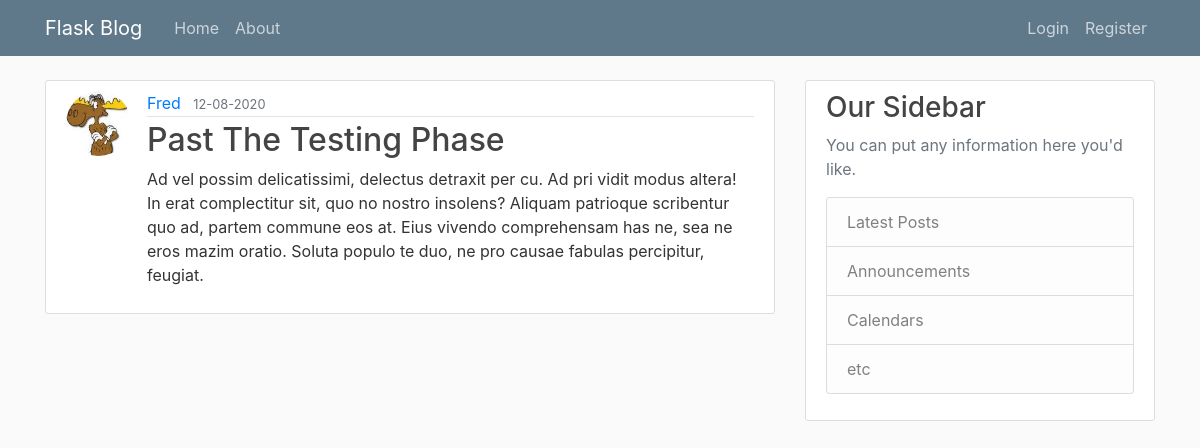
Screenshot of /post/8 with the database file from the repository.
### flaskblog/models.py (models this page shows, shortened)
class User(db.Model, UserMixin):
    id = db.Column(db.Integer, primary_key=True)
    username = db.Column(db.String(20), unique=True, nullable=False)
    email = db.Column(db.String(120), unique=True, nullable=False)
    image_file = db.Column(db.String(20), nullable=False,
                           default='default.jpg')
    password = db.Column(db.String(60), nullable=False)
    posts = db.relationship('Post', backref='author', lazy=True)

class Post(db.Model):
    id = db.Column(db.Integer, primary_key=True)
    title = db.Column(db.String(100), nullable=False)
    date_posted = db.Column(db.DateTime, nullable=False,
                            default=datetime.utcnow)
    content = db.Column(db.Text, nullable=False)
    user_id = db.Column(db.Integer, db.ForeignKey('user.id'), nullable=False)

### flaskblog/posts/routes.py (the view)
@posts.route('/post/<int:post_id>')
def post(post_id):
    post = Post.query.get_or_404(post_id)
    return render_template('post.html', title=post.title, post=post)

### flaskblog/templates/post.html (shortened to what this page needs)
{% extends "layout.html" %}
{% block content %}
    <article class="media content-section">
        <img class="rounded-circle article-img" src="{{ url_for('static', filename='profile_pics/' + post.author.image_file) }}" alt="">
        <div class="media-body">
            <div class="article-metadata">
            <a class="mr-2" href="{{ url_for('users.user_posts', username=post.author.username) }}">{{ post.author.username }}</a>
            <small class="text-muted">{{ post.date_posted.strftime('%d-%m-%Y') }}</small>
            </div>
            <h2 class="article-title">{{ post.title }}</h2>
            <p class="article-content">{{ post.content }}</p>
        </div>
    </article>
{% endblock content %}

### flaskblog/static/main.css (style rules this page uses)
body { background: #fafafa; color: #333333; margin-top: 5rem; }
h1, h2, h3, h4, h5, h6 { color: #444444; }
.content-section { background: #ffffff; padding: 10px 20px; border: 1px solid #dddddd; border-radius: 3px; margin-bottom: 20px; }
.article-title { color: #444444; }
.article-content { white-space: pre-line; }
.article-img { height: 65px; width: 65px; margin-right: 16px; }
.article-metadata { padding-bottom: 1px; margin-bottom: 4px; border-bottom: 1px solid #e3e3e3; }

### rows the page displays
User: image_file (picture), author.username "Fred"
Post: date_posted "12-08-2020", title "Past The Testing Phase", content "Ad vel possim delicatissimi, delectus detraxit per cu. Ad pri vidit modus altera! In erat complectitur sit, quo no nostro insolens? Aliquam patrioque scribentur quo ad, partem commune eos at. Eius vivendo comprehensam has ne, sea ne eros mazim oratio. Soluta populo te duo, ne pro causae fabulas percipitur, feugiat."
